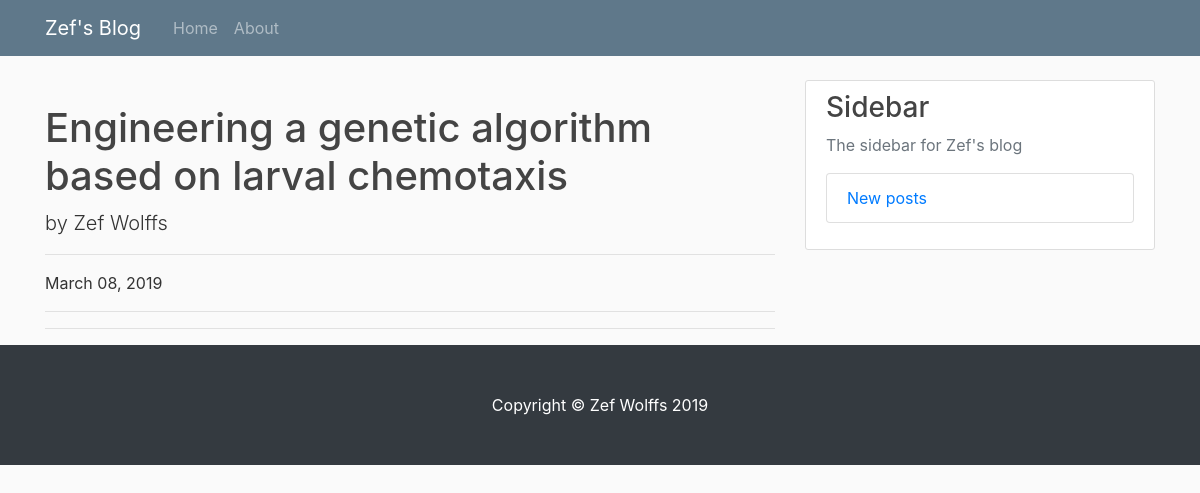
The app's page /blog/post/14/, older data.
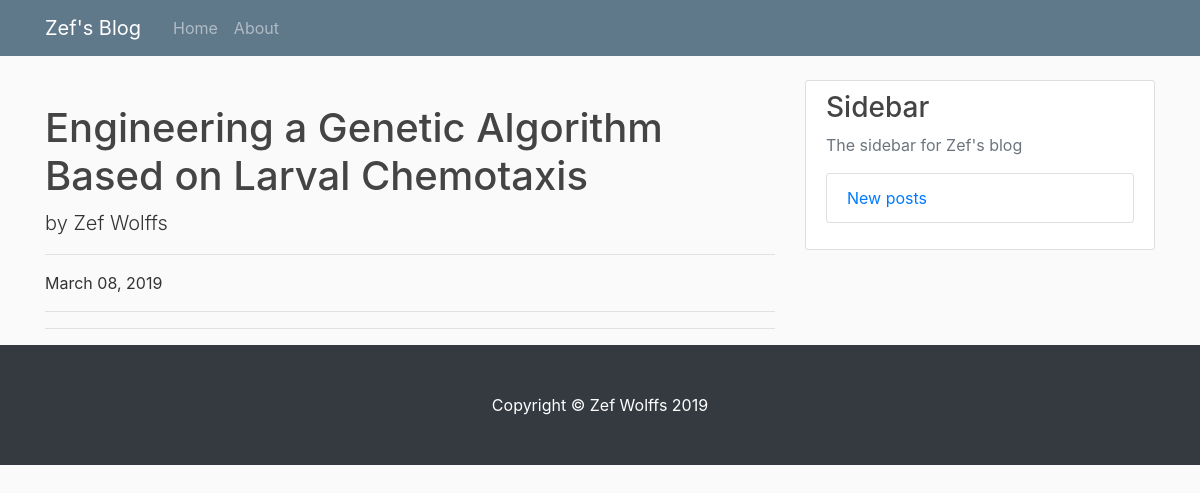
The same page, newer data.
### blog/models.py (models this page shows, shortened)
class Post(models.Model):
    title = models.CharField(max_length=100)
    content = models.TextField()
    subtitle = models.TextField(null=True, blank = True)
    subheader1 = models.TextField(null=True, blank = True)
    subheader2 = models.TextField(null=True, blank = True)
    subheader3 = models.TextField(null=True, blank = True)
    date_posted = models.DateTimeField(default=timezone.now)
    author = models.ForeignKey(User, on_delete=models.CASCADE)
    image = models.ImageField(upload_to='post_pics', blank=True, null=True)
    image1 = models.ImageField(upload_to='post_pics', blank=True, null=True)
    image2 = models.ImageField(upload_to='post_pics', blank=True, null=True)

### blog/views.py (the view)
# urls.py: path('post/<int:pk>/', PostDetailView.as_view(), name='post-detail'),
class PostDetailView(DetailView):
    model = Post

### blog/templates/blog/post_detail.html (shortened to what this page needs)
{% load static %}
<!DOCTYPE html>
<html lang="en">
<head>
  <link href="{% static 'blog/post_detail/vendor/bootstrap/css/bootstrap.min.css' %}" rel="stylesheet">
  <link href="{% static 'blog/post_detail/css/blog-post.css' %}" rel="stylesheet">
</head>
<body>
  <nav class="navbar navbar-expand-md navbar-dark bg-steel fixed-top">
    <div class="container">
    <a class="navbar-brand mr-4" href="{% url 'homepage' %}">Zef's Blog</a>
    <div class="collapse navbar-collapse" id="navbarToggle">
        <div class="navbar-nav mr-auto">
        <a class="nav-item nav-link" href="{% url 'blog-home' %}">Home</a>
        <a class="nav-item nav-link" href="{% url 'blog-about' %}">About</a>
        </div>
    </div>
    </div>
  </nav>
  <div class="container">
    <div class="row">
      <div class="col-lg-8">
        <h1 class="mt-4">{{ object.title }}</h1>
        <p class="lead">
          by
          <a>Zef Wolffs</a>
        </p>
        <hr>
        <p>{{ object.date_posted|date:"F d, Y" }}</p>
        <hr>
        <hr>
    </div>
    <div class="col-md-4">
        <div class="content-section">
            <h3>Sidebar</h3>
            <p class='text-muted'>The sidebar for Zef's blog
                <div class="list-group">
                    <a href="{% url 'blog-home' %}" class="list-group-item">New posts</a>
                </div>
            </p>
        </div>
    </div>
  </div>
  </div>
<footer class="py-5 bg-dark">
    <div class="container">
      <p class="m-0 text-center text-white">Copyright &copy; Zef Wolffs 2019</p>
    </div>
</footer>
</body>
</html>

Row changes from the older to the newer data that the page shows:
changed Post: title "Engineering a genetic algorithm based on larval chemotaxis" → "Engineering a Genetic Algorithm Based on Larval Chemotaxis"
